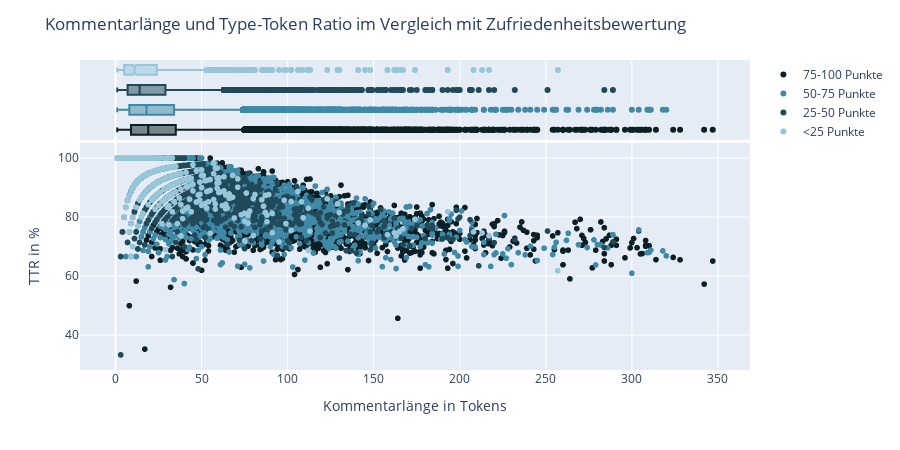

Notebook cell for this chart:
### Code cell
# x and y given as array_like objects
fig = px.scatter(
    df_text,
    x='Kommentar_Tokens', 
    y='Kommentar_TTR',
    opacity = 1,
    color_discrete_sequence =color_discrete_sequence,
    color = "rating_selected_average_group",
    marginal_x='box',
    category_orders={"rating_selected_average_group": ["75-100 Punkte","50-75 Punkte","25-50 Punkte","<25 Punkte"]}
    #color_continuous_scale=[(0,'red'), (0.75, 'orange'), (1,'green')]
                 )

fig.update_layout(
    title="Kommentarlänge und Type-Token Ratio im Vergleich mit Zufriedenheitsbewertung",
    yaxis_title='TTR in %',
    xaxis_title='Kommentarlänge in Tokens',
    width=900, 
    height=450,
    legend_title="")

#fig.update_yaxes(range=(55,105))

fig.show()

pio.write_image(fig,"../../exports/images/fig-Characters-TTR_scatter.svg") #save fig as svg

### Figure 1 — Plotly figure (JSON) as saved in the notebook; plotly's stock layout.template omitted (floating-point values rounded to 4 significant figures; data arrays with more than 128 entries replaced by an {"elided": "..."} marker saying what was removed)
{"data": [{"hovertemplate": "rating_selected_average_group=75-100 Punkte<br>Kommentar_Tokens=%{x}<br>Kommentar_TTR=%{y}<extra></extra>", "legendgroup": "75-100 Punkte", "marker": {"color": "#0B1F26", "opacity": 1, "symbol": "circle"}, "mode": "markers", "name": "75-100 Punkte", "showlegend": true, "type": "scattergl", "x": {"elided": "38214 int values"}, "xaxis": "x", "y": {"elided": "38214 float values"}, "yaxis": "y"}, {"alignmentgroup": "True", "hovertemplate": "rating_selected_average_group=75-100 Punkte<br>Kommentar_Tokens=%{x}<extra></extra>", "legendgroup": "75-100 Punkte", "marker": {"color": "#0B1F26", "symbol": "circle"}, "name": "75-100 Punkte", "notched": true, "offsetgroup": "75-100 Punkte", "showlegend": false, "type": "box", "x": {"elided": "38214 int values"}, "xaxis": "x2", "yaxis": "y2"}, {"hovertemplate": "rating_selected_average_group=50-75 Punkte<br>Kommentar_Tokens=%{x}<br>Kommentar_TTR=%{y}<extra></extra>", "legendgroup": "50-75 Punkte", "marker": {"color": "#3F89A6", "opacity": 1, "symbol": "circle"}, "mode": "markers", "name": "50-75 Punkte", "showlegend": true, "type": "scattergl", "x": {"elided": "19086 int values"}, "xaxis": "x", "y": {"elided": "19086 float values"}, "yaxis": "y"}, {"alignmentgroup": "True", "hovertemplate": "rating_selected_average_group=50-75 Punkte<br>Kommentar_Tokens=%{x}<extra></extra>", "legendgroup": "50-75 Punkte", "marker": {"color": "#3F89A6", "symbol": "circle"}, "name": "50-75 Punkte", "notched": true, "offsetgroup": "50-75 Punkte", "showlegend": false, "type": "box", "x": {"elided": "19086 int values"}, "xaxis": "x2", "yaxis": "y2"}, {"hovertemplate": "rating_selected_average_group=25-50 Punkte<br>Kommentar_Tokens=%{x}<br>Kommentar_TTR=%{y}<extra></extra>", "legendgroup": "25-50 Punkte", "marker": {"color": "#204959", "opacity": 1, "symbol": "circle"}, "mode": "markers", "name": "25-50 Punkte", "showlegend": true, "type": "scattergl", "x": {"elided": "5194 int values"}, "xaxis": "x", "y": {"elided": "5194 float values"}, "yaxis": "y"}, {"alignmentgroup": "True", "hovertemplate": "rating_selected_average_group=25-50 Punkte<br>Kommentar_Tokens=%{x}<extra></extra>", "legendgroup": "25-50 Punkte", "marker": {"color": "#204959", "symbol": "circle"}, "name": "25-50 Punkte", "notched": true, "offsetgroup": "25-50 Punkte", "showlegend": false, "type": "box", "x": {"elided": "5194 int values"}, "xaxis": "x2", "yaxis": "y2"}, {"hovertemplate": "rating_selected_average_group=<25 Punkte<br>Kommentar_Tokens=%{x}<br>Kommentar_TTR=%{y}<extra></extra>", "legendgroup": "<25 Punkte", "marker": {"color": "#96C6D9", "opacity": 1, "symbol": "circle"}, "mode": "markers", "name": "<25 Punkte", "showlegend": true, "type": "scattergl", "x": {"elided": "1049 int values"}, "xaxis": "x", "y": {"elided": "1049 float values"}, "yaxis": "y"}, {"alignmentgroup": "True", "hovertemplate": "rating_selected_average_group=<25 Punkte<br>Kommentar_Tokens=%{x}<extra></extra>", "legendgroup": "<25 Punkte", "marker": {"color": "#96C6D9", "symbol": "circle"}, "name": "<25 Punkte", "notched": true, "offsetgroup": "<25 Punkte", "showlegend": false, "type": "box", "x": {"elided": "1049 int values"}, "xaxis": "x2", "yaxis": "y2"}], "layout": {"height": 450, "legend": {"title": {"text": ""}, "tracegroupgap": 0}, "margin": {"t": 60}, "title": {"text": "Kommentarlänge und Type-Token Ratio im Vergleich mit Zufriedenheitsbewertung"}, "width": 900, "xaxis": {"anchor": "y", "domain": [0, 1], "title": {"text": "Kommentarlänge in Tokens"}}, "xaxis2": {"anchor": "y2", "domain": [0, 1], "matches": "x", "showgrid": true, "showticklabels": false}, "yaxis": {"anchor": "x", "domain": [0, 0.7326], "title": {"text": "TTR in %"}}, "yaxis2": {"anchor": "x2", "domain": [0.7426, 1], "matches": "y2", "showgrid": false, "showline": false, "showticklabels": false, "ticks": ""}}}
